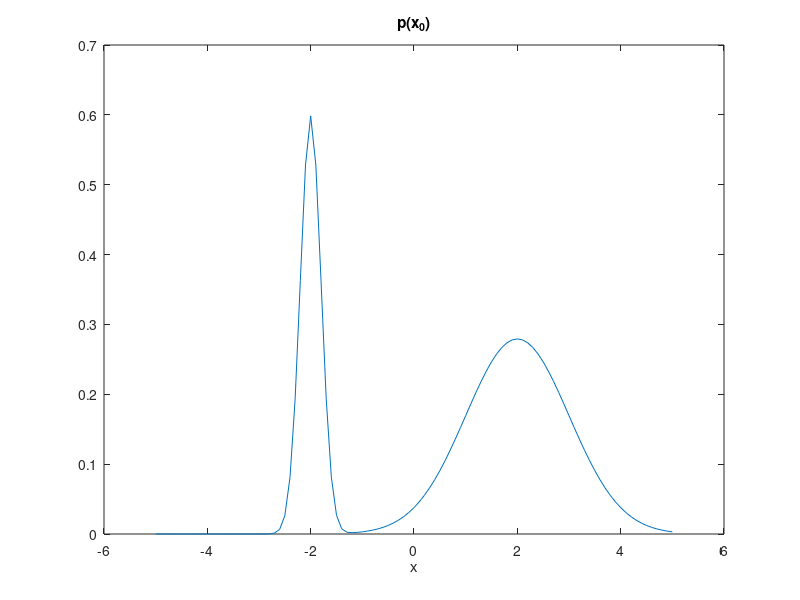
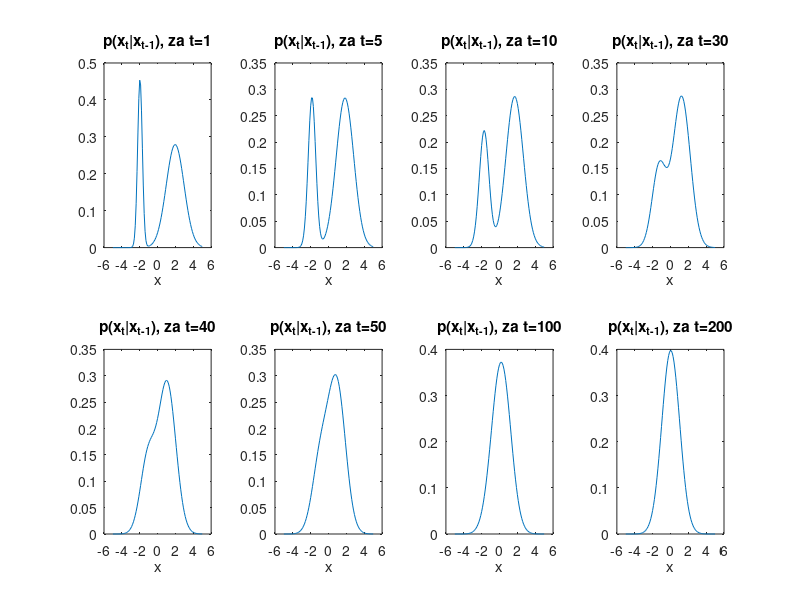
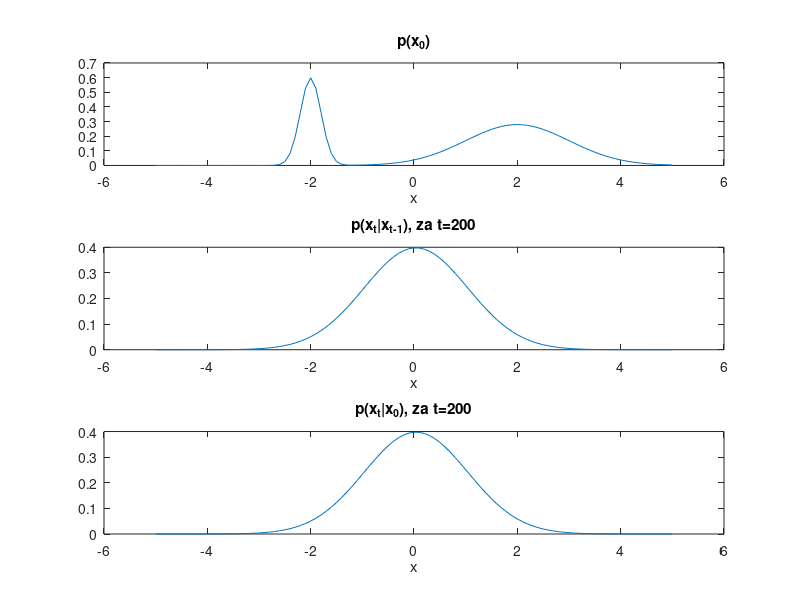

Reproduce these figures in MATLAB, in order.
clear all;
close all;
clc;

m1 = -2;
m2 = 2;
s1 = 0.2;
s2 = 1;
alpha = 0.97;
p1 = 0.3;
p2 = 0.7;
x = -5:0.1:5;

f10 = 1/(sqrt(2*pi)*s1)*exp(-1/2*(x-m1).^2/(s1^2));
f20 = 1/(sqrt(2*pi)*s2)*exp(-1/2*(x-m2).^2/(s2^2));
f0 = p1*f10 + p2*f20;
figure();
plot(x,f0);
title('p(x_0)')
xlabel('x');
%%
figure();
for i=1:200
    f1 = 1/(sqrt(2*pi*(alpha*s1^2 + (1-alpha))))*exp(-1/2*(x-sqrt(alpha)*m1).^2/(alpha*s1^2 + (1-alpha)));
    f2 = 1/(sqrt(2*pi*(alpha*s2^2 + (1-alpha))))*exp(-1/2*(x-sqrt(alpha)*m2).^2/(alpha*s2^2 + (1-alpha)));
    f = p1*f1 + p2*f2;
    m1 = sum(x .* f1) / sum(f1);
    s1 = sqrt(sum(((x - m1).^2) .* f1) / sum(f1));
    m2 = sum(x .* f2) / sum(f2);
    s2 = sqrt(sum(((x - m2).^2) .* f2) / sum(f2));
    if i==1
        subplot(2,4,1);
        plot(x,f);
        title('p(x_t|x_{t-1}), za t=1');
        xlabel('x');
    end
    if i==5
        subplot(2,4,2);
        plot(x,f);
        title('p(x_t|x_{t-1}), za t=5');
        xlabel('x');
    end
    if i==10
        subplot(2,4,3);
        plot(x,f);
        title('p(x_t|x_{t-1}), za t=10');
        xlabel('x');
    end
    if i==30
        subplot(2,4,4);
        plot(x,f);
        title('p(x_t|x_{t-1}), za t=30');
        xlabel('x');
    end
    if i==40
        subplot(2,4,5);
        plot(x,f);
        title('p(x_t|x_{t-1}), za t=40');
        xlabel('x');
    end
    if i==50
        subplot(2,4,6);
        plot(x,f);
        title('p(x_t|x_{t-1}), za t=50');
        xlabel('x');
    end
    if i==100
        subplot(2,4,7);
        plot(x,f);
        title('p(x_t|x_{t-1}), za t=100');
        xlabel('x');
    end
    if i==200
        subplot(2,4,8);
        plot(x,f);
        title('p(x_t|x_{t-1}), za t=200');
        xlabel('x');
    end
    
end
%% 
m1 = -2;
m2 = 2;
s1 = 0.2;
s2 = 1;
alpha = 0.97;
p1 = 0.3;
p2 = 0.7;
alpha = alpha^200;
f1 = 1/(sqrt(2*pi*(alpha*s1^2 + (1-alpha))))*exp(-1/2*(x-sqrt(alpha)*m1).^2/(alpha*s1^2 + (1-alpha)));
f2 = 1/(sqrt(2*pi*(alpha*s2^2 + (1-alpha))))*exp(-1/2*(x-sqrt(alpha)*m2).^2/(alpha*s2^2 + (1-alpha)));

f11 = p1*f1 + p2*f2;
figure();
subplot(3,1,1);
plot(x,f0);
title('p(x_0)')
xlabel('x');

subplot(3,1,2);
plot(x,f);
title('p(x_t|x_{t-1}), za t=200');
xlabel('x');

subplot(3,1,3);
plot(x,f11);
title('p(x_t|x_0), za t=200');
xlabel('x');